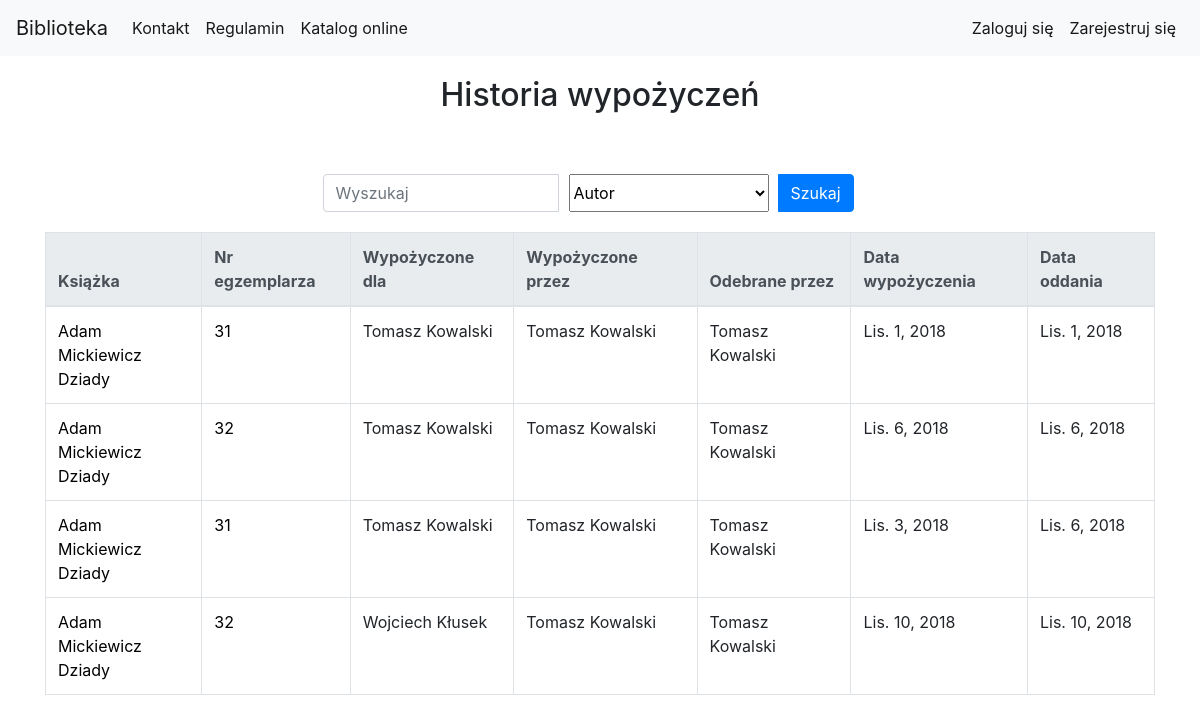
The app's page /library/borrow_history_list/, older data.
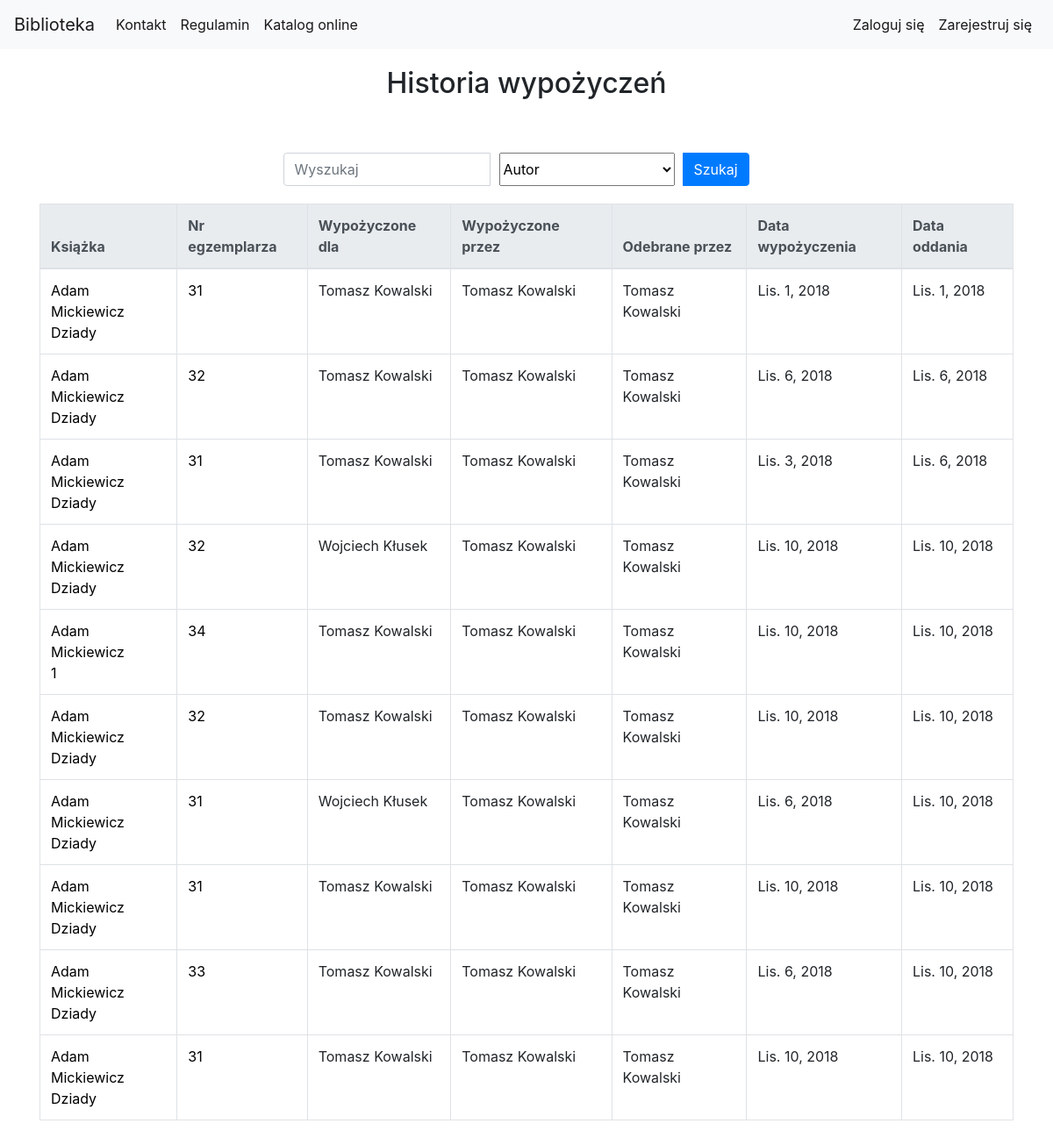
The same page, newer data.
### library_app/models.py (models this page shows, shortened)
class Author(models.Model):
    first_name = models.CharField(max_length=200, verbose_name='Imię')
    last_name = models.CharField(max_length=200, verbose_name='Nazwisko')
    country = models.CharField(max_length=200, verbose_name='Kraj')
    biography = models.TextField(default='', blank=True, null=True, verbose_name='Biografia')
    birth_place = models.CharField(max_length=200, default='', blank=True, null=True, verbose_name='Miejsce urodzenia')
    image_url = models.URLField(default='', blank=True, null=True, verbose_name='Adres url portretu, zakończony rozszerzeniem')
    years_of_life = models.CharField(max_length=10, default='', blank=True, null=True, verbose_name='Lata życia')

class BorrowHistory(models.Model):
    user = models.ForeignKey(User, related_name="history_user")
    borrow_librarian = models.ForeignKey(User, related_name="history_borrow_librarian")
    receive_librarian = models.ForeignKey(User, related_name="history_receive_librarian", null=True, blank=True)
    book_copy_id = models.ForeignKey(BookCopy)
    borrow_date = models.DateField()
    receive_date = models.DateField()

class BookCopy(models.Model):
    book = models.ForeignKey(Book, related_name="bookcopies", verbose_name='Wybierz książkę') #teraz w templatce mozemy z poziomu klasy book odnosic sie do obiektow bookcopy, np {{book.bookcopies.count}} da liczbe kopii ksiazek ktore maja w polu book id danej ksiazki
    is_borrowed = models.BooleanField(default=False)

class Book(models.Model):
    authors = models.ManyToManyField(Author, related_name='book_authors', verbose_name='Autorzy')
    category = models.ForeignKey(Category, related_name='book_categories', verbose_name='Kategoria')
    publishing_house = models.ForeignKey(PublishingHouse, related_name='publishing_houses', verbose_name='Wydawnictwo')
    isbn = models.CharField(max_length=30, unique=True, verbose_name='Numer ISBN')
    title = models.CharField(max_length=200, verbose_name='Tytuł')
    description = models.TextField(blank=True, default='', verbose_name='Opis')
    publish_date = models.DateField(default=datetime.now, blank=True, verbose_name='Data publikacji')
    edition = models.PositiveIntegerField(default=1, verbose_name='Numer wydania')
    image_url = models.URLField(default='', blank=True, null=True, verbose_name='Adres url okładki zakończony rozszerzeniem obrazu')
    add_date = models.DateTimeField(auto_now=True)
    slug = models.SlugField(allow_unicode=True, unique=True)

### library_app/views.py (the view)
class BorrowHistoryListView(LoginRequiredMixin, SuperuserRequiredMixin, generic.ListView):
    login_url = reverse_lazy('no_permission')
    model = models.BorrowHistory
    context_object_name = "borrow_history_list"
    paginate_by = 10
    def get_queryset(self):
        search_query = self.request.GET.get("search_query")
        search_type = self.request.GET.get("search_type")
        if search_query is not None:
            if search_type == "title":
                return models.BorrowHistory.objects.filter(book_copy_id__book__title__icontains=search_query)
            elif search_type == "author":
                authors_result = models.BorrowHistory.objects.filter(book_copy_id__book__authors__first_name__icontains=search_query) | models.BorrowHistory.objects.filter(book_copy_id__book__authors__last_name__icontains=search_query)
                return authors_result
            elif search_type == "bookcopy_nr":
                return models.BorrowHistory.objects.filter(book_copy_id__id__icontains=search_query)
            elif search_type == "borrow_by_user":
                borrow_by_result = models.BorrowHistory.objects.filter(user__first_name__contains=search_query) | models.BorrowHistory.objects.filter(user__last_name__contains=search_query)
                return borrow_by_result
            elif search_type == "borrow_by_librarian":
                borrow_by_result = models.BorrowHistory.objects.filter(borrow_librarian__first_name__contains=search_query) | models.BorrowHistory.objects.filter(borrow_librarian__last_name__contains=search_query)
                return borrow_by_result
            elif search_type == "receive_by_librarian":
                borrow_by_result = models.BorrowHistory.objects.filter(receive_librarian__first_name__contains=search_query) | models.BorrowHistory.objects.filter(receive_librarian__last_name__contains=search_query)
                return borrow_by_result
        else:
            return models.BorrowHistory.objects.all()

### library_app/templates/library_app/borrowhistory_list.html (shortened to what this page needs)
{% extends "base.html" %}
{% load static %}
{% load custom_tags %}
{% block body_block %}
<div class="container">
    <div class="page-title">
        <h2>Historia wypożyczeń</h2>
    </div>
            <div class="search-bar">
                <form class="form-inline" action="{% url 'library_app:borrow_history_list' %}" method="GET">
                    <div class="input-group">
                        <input type="search" class="form-control" name="search_query" placeholder="Wyszukaj">
                        <select class="search-select" name="search_type">
                            <option value="author" selected>Autor</option>
                        </select>
                        <div class="input-group-append search-button">
                            <button class="btn btn-primary" type="submit">Szukaj</button>
                        </div>
                    </div>
                </form>
            </div>
    <table class="table table-bordered table-hover">
        <thead class="thead-light">
            <tr>
                <th scope="col">Książka</th>
                <th scope="col">Nr egzemplarza</th>
                <th scope="col">Wypożyczone dla</th>
                <th scope="col">Wypożyczone przez</th>
                <th scope="col">Odebrane przez</th>
                <th scope="col">Data wypożyczenia</th>
                <th scope="col">Data oddania</th>
            </tr>
        </thead>
        <tbody>
            {% for borrow in borrow_history_list %}
            <tr>
                <td>
                    {% for author in borrow.book_copy_id.book.authors.all %}
                    <a href="{% url 'library_app:author_detail' pk=author.pk %}">{{author.first_name}} {{author.last_name}}</a>
                    <br>
                    {% endfor %}
                    <a href="{% url 'library_app:book_detail' pk=borrow.book_copy_id.book.pk %}">{{borrow.book_copy_id.book.title}}</a>
                </td>
                <td><a href="{% url 'library_app:bookcopy_detail' pk=borrow.book_copy_id.pk %}">{{borrow.book_copy_id.id}}</a></td>
                <td>{{borrow.user.get_full_name}}</td>
                <td>{{borrow.borrow_librarian.get_full_name}}</td>
                <td>{{borrow.receive_librarian.get_full_name}}</td>
                <td>{{borrow.borrow_date}}</td>
                <td>{{borrow.receive_date}}</td>
            </tr>
            {% endfor %}
        </tbody>
    </table>
</div>
{% endblock %}

Row changes from the older to the newer data that the page shows:
added BorrowHistory: book_copy_id.book "1", book_copy_id.id "34", user.get_full_name "Tomasz Kowalski", borrow_librarian.get_full_name "Tomasz Kowalski", receive_librarian.get_full_name "Tomasz Kowalski", borrow_date "Lis. 10, 2018", receive_date "Lis. 10, 2018", Author (first_name "Adam", last_name "Mickiewicz")
added BorrowHistory: book_copy_id.book "Dziady", book_copy_id.id "32", user.get_full_name "Tomasz Kowalski", borrow_librarian.get_full_name "Tomasz Kowalski", receive_librarian.get_full_name "Tomasz Kowalski", borrow_date "Lis. 10, 2018", receive_date "Lis. 10, 2018", Author (first_name "Adam", last_name "Mickiewicz")
added BorrowHistory: book_copy_id.book "Dziady", book_copy_id.id "31", user.get_full_name "Wojciech Kłusek", borrow_librarian.get_full_name "Tomasz Kowalski", receive_librarian.get_full_name "Tomasz Kowalski", borrow_date "Lis. 6, 2018", receive_date "Lis. 10, 2018", Author (first_name "Adam", last_name "Mickiewicz")
added BorrowHistory: book_copy_id.book "Dziady", book_copy_id.id "31", user.get_full_name "Tomasz Kowalski", borrow_librarian.get_full_name "Tomasz Kowalski", receive_librarian.get_full_name "Tomasz Kowalski", borrow_date "Lis. 10, 2018", receive_date "Lis. 10, 2018", Author (first_name "Adam", last_name "Mickiewicz")
added BorrowHistory: book_copy_id.book "Dziady", book_copy_id.id "33", user.get_full_name "Tomasz Kowalski", borrow_librarian.get_full_name "Tomasz Kowalski", receive_librarian.get_full_name "Tomasz Kowalski", borrow_date "Lis. 6, 2018", receive_date "Lis. 10, 2018", Author (first_name "Adam", last_name "Mickiewicz")
added BorrowHistory: book_copy_id.book "Dziady", book_copy_id.id "31", user.get_full_name "Tomasz Kowalski", borrow_librarian.get_full_name "Tomasz Kowalski", receive_librarian.get_full_name "Tomasz Kowalski", borrow_date "Lis. 10, 2018", receive_date "Lis. 10, 2018", Author (first_name "Adam", last_name "Mickiewicz")
